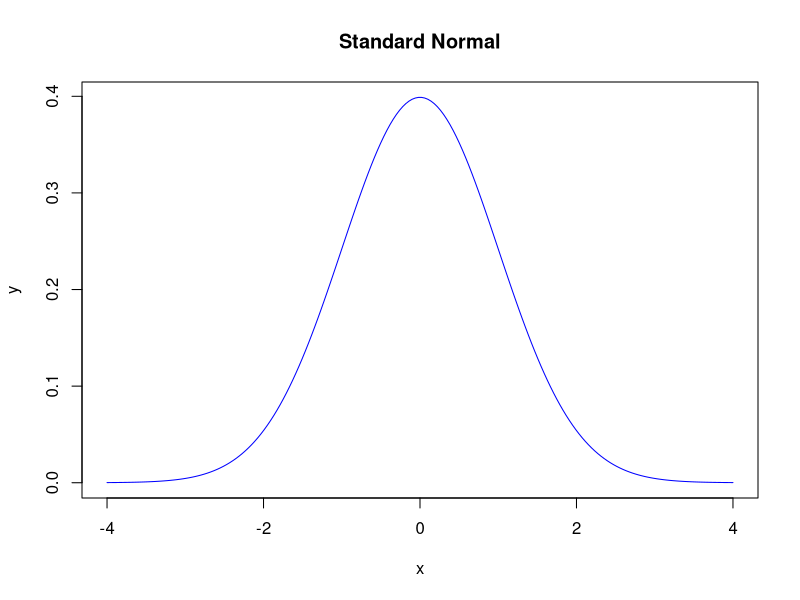

The R script that drew this image:
# Z-test + visualization
z <- (mean(iris$Sepal.Length)-5.5)/(sd(iris$Sepal.Length)/sqrt(nrow(iris)))
p_val <- 2*pnorm(-abs(z))
cat("Z =", z, "p-value =", p_val, "\n")

dev.new()
x <- seq(-4,4,length=200)
y <- dnorm(x)
plot(x,y,type="l",main="Standard Normal",col="blue")
polygon(c(x[x<=-abs(z)],-abs(z)),c(y[x<=-abs(z)],0),col="red")
polygon(c(abs(z),x[x>=abs(z)]),c(0,y[x>=abs(z)]),col="red")
